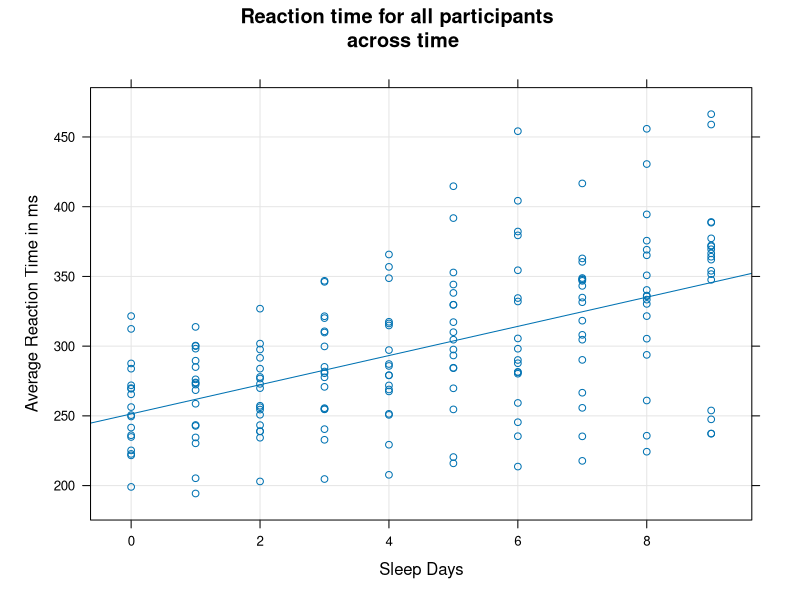
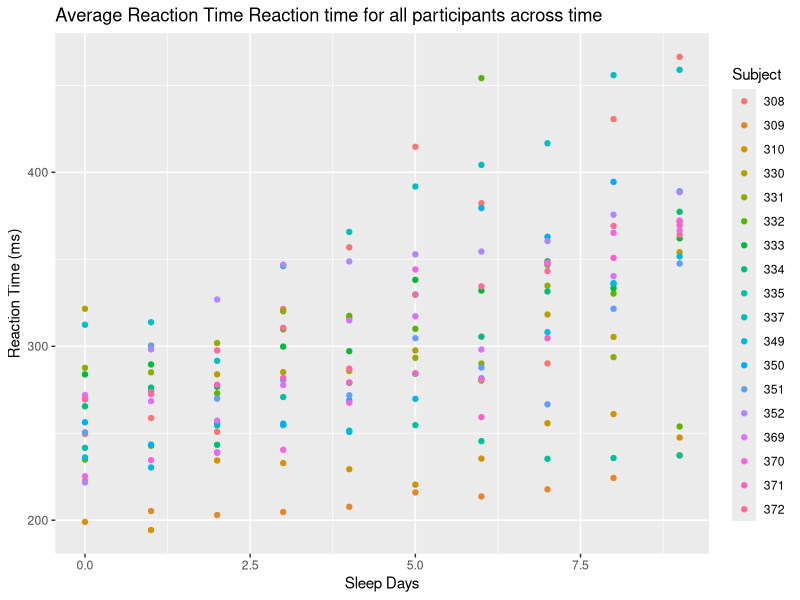
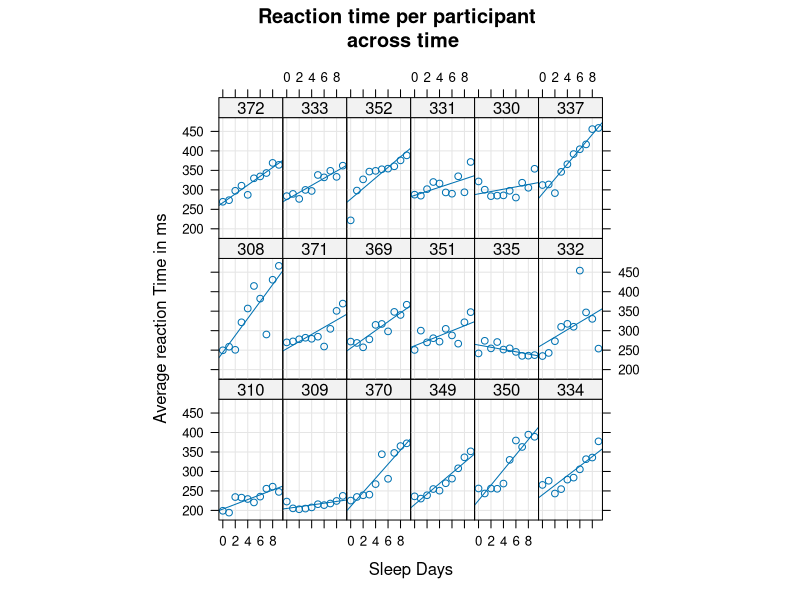
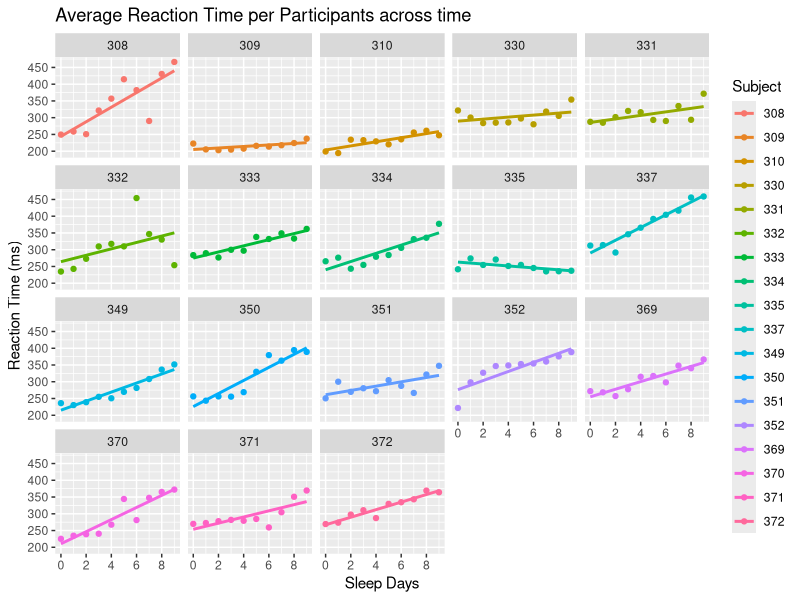

The R source for these figures, in order:
## ---- chunk 1
#knitr::opts_chunk$set(echo = TRUE)
# install.packages(c("lme4","Matrix","lattice", "ggplot2"))
library(lme4)
library(Matrix)
library(lattice)
library(ggplot2)

# load data
data("sleepstudy")
str(sleepstudy) # Looking at the structure of the dataset
head(sleepstudy) # Looking at the first 6 observations of the dataset
tail(sleepstudy) # Looking at the last 6 observations of the dataset
sum(is.na(sleepstudy)) # No missing data
attach(sleepstudy)
## ---- chunk 2
# basic linear regression
slp_reg <- lm(Reaction ~ Days)
summary(slp_reg)
## ---- chunk 3
xyplot(Reaction ~ Days, data = sleepstudy, type=c("g","p","r"), index = function(x,y)coef(lm(y~x))[1],
       xlab = "Sleep Days", ylab = "Average Reaction Time in ms", main = "Reaction time for all participants \n across time", aspect = "xy")
## ---- chunk 4
ggplot(data = sleepstudy, aes(x = Days, y = Reaction, group = Subject)) + 
  geom_point(aes(color= Subject)) +
  ggtitle("Average Reaction Time Reaction time for all participants across time") +
  xlab("Sleep Days") +
  ylab("Reaction Time (ms)")

## ---- chunk 5
xyplot(Reaction ~ Days | Subject, data = sleepstudy, type=c("g","p","r"), index = function(x,y)coef(lm(y~x))[1],
       xlab = "Sleep Days", ylab = "Average reaction Time in ms", main = "Reaction time per participant \n across time", aspect = "xy")
## ---- chunk 6
ggplot(data = sleepstudy, aes(x = Days, y = Reaction, color = Subject)) +
  geom_point() +
  ggtitle("Average Reaction Time per Participants across time") +
  xlab("Sleep Days") +
  ylab("Reaction Time (ms)") +
  scale_x_continuous(breaks = seq(0,10,2)) +
  scale_y_continuous(breaks = seq(200,450,50)) +
  facet_wrap(vars(Subject)) +
  geom_smooth(method = "lm", se = F)
## ---- chunk 7
# Estimate of the mixed-effects regression model that allows for random effects of intercepts and slopes
slp_reg_2 <- lmer(Reaction ~ Days + (Days | Subject), sleepstudy)
summary(slp_reg_2 )
